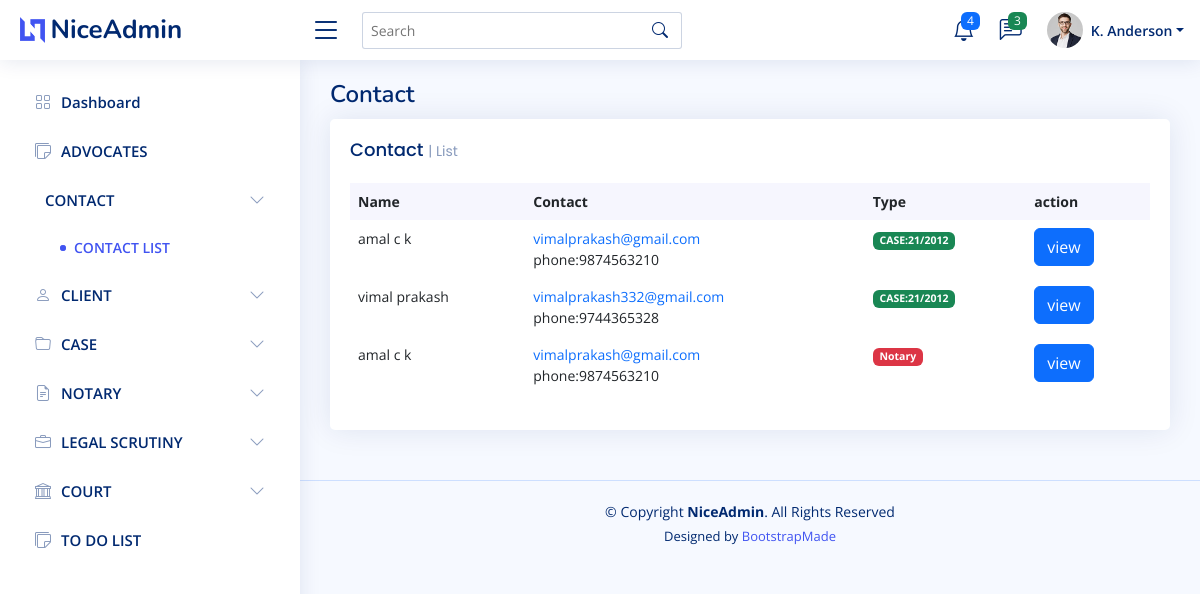
The page /contact (signed in) on the database as committed earlier.
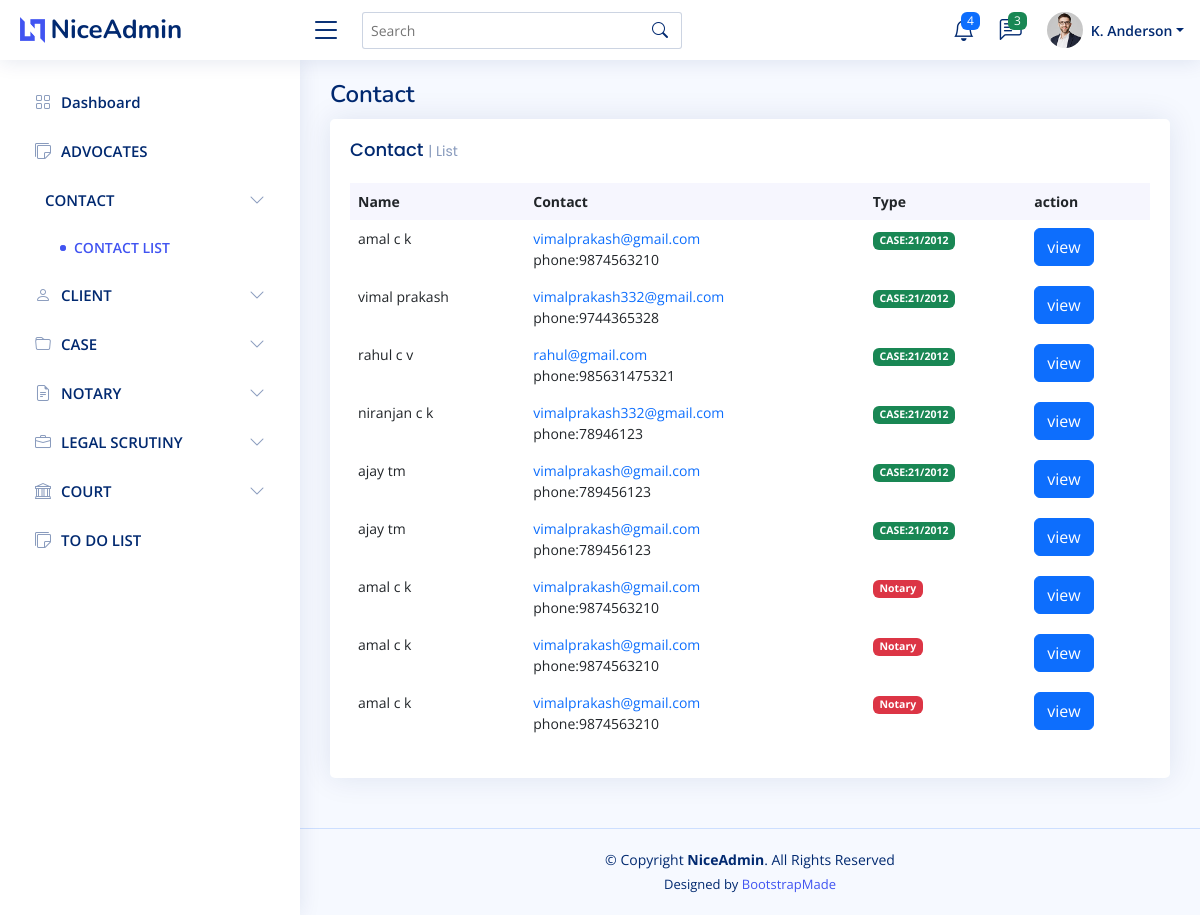
The same page on the database as committed later.
### Admin_user/models.py (models this page shows, shortened)
class client(models.Model):
    First_name=models.CharField(max_length=50)
    Last_name=models.CharField(max_length=50)
    Address=models.ForeignKey(Address,null=True, on_delete=models.SET_NULL)
    Category=models.CharField(max_length=50,null=True)
    is_case=models.BooleanField(default=False)
    phone=models.IntegerField(null=True)
    email=models.CharField(max_length=50,null=True)
    def __str__(self) :
        return self.First_name+" "+self.Last_name

class CaseRegister(models.Model):
    client_name=models.ForeignKey(client, on_delete=models.CASCADE)
    address=models.CharField(max_length=50)
    case_number=models.CharField(max_length=50)
    year=models.IntegerField()
    incident=models.CharField(max_length=50,null=True)
    advocate=models.ForeignKey(Advocate,null=True,on_delete=models.SET_NULL)
    Filling_Date=models.DateField(auto_now=False, auto_now_add=False,null=True)
    First_hearing_date=models.DateField(auto_now=False, auto_now_add=False,null=True)
    Next_hearing_date=models.DateField(auto_now=False, auto_now_add=False,null=True)
    Fir_date=models.DateField(auto_now=False, auto_now_add=False,null=True)
    Fir_number=models.IntegerField(null=True)
    Fir_policeStation=models.CharField(max_length=50,null=True)
    case_category=models.ForeignKey(CaseCategory,null=True,on_delete=models.SET_NULL)
    status=models.CharField(max_length=20,choices=status_choice,null=True,default=1)

### Admin_user/views.py (the view)
# urls.py: path("contact",contact,name="contact"),
def contact(request):
    if not request.user.is_authenticated and is_admin:
        return redirect("/login")
    context={"title":"Contact"}
    context["contact"]=True
    contact=[]
    cases=CaseRegister.objects.all()
    notarys=NotaryModel.objects.all()
    for i in cases:
        dict={}
        dict["name"]=i.client_name
        dict["email"]=i.client_name.email
        dict["phone"]=i.client_name.phone
        dict["case"]=i.case_number
        contact.append(dict)
    for i in notarys:
        dict={}
        dict["name"]=i.client_name
        dict["email"]=i.client_name.email
        dict["phone"]=i.client_name.phone
        dict["notary"]=True
        contact.append(dict)
    context["contact"]=contact
    return render(request,"admin/contact.html",context)

### templates/admin/contact.html (shortened to what this page needs)
{% extends 'admin/main.html' %}
{% block content %}
<div class="col-12">
    <div class="card recent-sales overflow-auto">
      <div class="card-body">
        <h5 class="card-title">Contact <span>| List</span></h5>
        <table class="table table-borderless datatable">
          <thead>
            <tr>
              <th scope="col">Name </th>
              <th scope="col">Contact</th>
              <th scope="col">Type</th>
              <th scope="col">action</th>
            </tr>
          </thead>
          <tbody>
            {% for i in contact %}
            <tr>
              <td>
                {{i.name}}
              </td>
              <td><a href="#basicModal{{i.phone}}" class="text-primary">{{i.email}}</a><br>phone:{{i.phone}}</td>
              {% if i.case %}<td><span class="badge bg-success">CASE:{{i.case}}</span></td>{% endif %}
              {% if i.notary %}<td><span class="badge bg-danger">Notary</span></td>{% endif %}
              <td><button type="button" class="btn btn-primary" data-bs-toggle="modal" data-bs-target="#basicModal{{i.phone}}">
                view
              </button>
              </td>
              </tr>
            {% endfor %}
          </tbody>
        </table>
      </div>
    </div>
  </div>
{% endblock content %}

Rows that differ between the two databases and show on the page:
now on one of the page's lists (row unchanged): client: name "amal c k", email "vimalprakash@gmail.com", phone "9874563210"
now on this page (row edited): client: name "rahul c v", email "rahul@gmail.com", phone "985631475321", case "21/2012"
added client: name "niranjan c k", email "vimalprakash332@gmail.com", phone "78946123", case "21/2012"
added client: name "ajay tm", email "vimalprakash@gmail.com", phone "789456123", case "21/2012"
